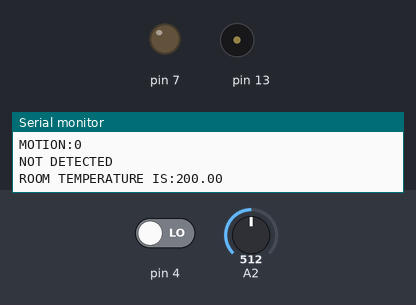
The sketch below on a simulated Arduino Uno, built with avr-gcc and run on an emulated ATmega328P. Parts: output pins drawn as LEDs (lit = HIGH), buzzer (waves = sounding), the last lines printed to the serial monitor. The inputs (shaded band) are chosen by the test bench; at power-on: pin 4 LOW, A2 = 512.

Above: at 7.8 s.
7.9 s: pin 4 driven HIGH
At 14.5 s:
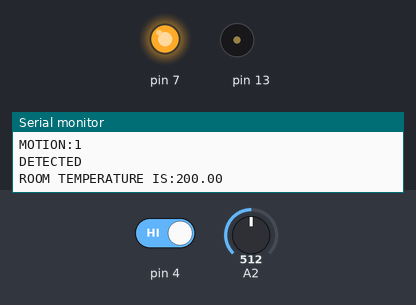
21.9 s: pin 4 driven LOW
At 30.3 s:
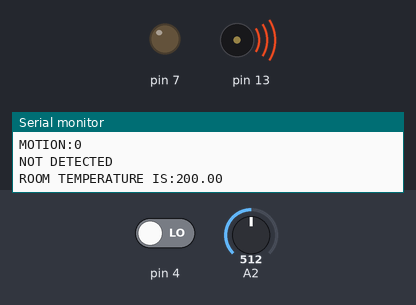
35.9 s: A2 set to 122
43.7 s: A2 set to 160
51.5 s: A2 set to 194
At 60.1 s:
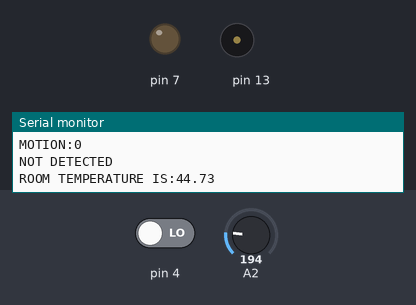
Timing chart, 0 to 63.5 s (numbered marks = the images above; inputs shaded):
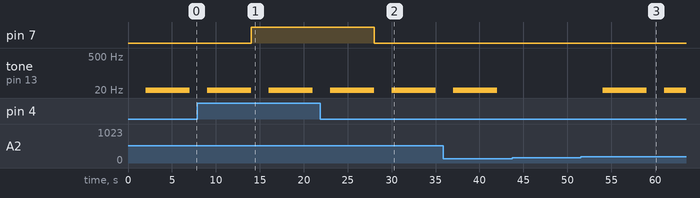

Measured:
- after the input at 7.9 s, pin 7: LOW → HIGH after 6.1 s
- after the input at 21.9 s, pin 7: HIGH → LOW after 6.1 s
- after the input at 51.5 s, tone on pin 13: plays 1 Hz for 1.0 s, 2 Hz for 1.0 s, 3 Hz for 1.0 s, 4 Hz for 1.0 s, 5 Hz for 1.0 s, 1 Hz for 1.0 s … (8 notes in this stretch), starting after 2.5 s
- by itself, tone on pin 13: plays 1 Hz for 1.0 s, 2 Hz for 1.0 s, 3 Hz for 1.0 s, 4 Hz for 1.0 s, 5 Hz for 1.0 s, 1 Hz for 1.0 s … (10 notes in this stretch)

The sketch:

Home_automation.ino
```cpp
// C++ code
//
void setup()
{
  Serial.begin(9600);
  pinMode(4,INPUT);
  pinMode(7,OUTPUT);
 }

void loop()
{
  // TEMPRATURE SENSOR

  double a=analogRead(A2);
  double v=(((a/1024)*5)-0.5)*100;
  Serial.print("ROOM TEMPERATURE IS:");
  Serial.println(v);
  delay(1000);

  // Buzzer for Temperature sensor

  if(v>=37)
  {
  for (int i=0; i<=5 ; i=i+1)
  {
     tone(13,i);
     delay(1000);
     noTone(13);
  }
  }

  // PIR SENSOR

    int B=digitalRead(4);
    Serial.print("MOTION:");
    Serial.println(B);

  if(B==1)

  {

  Serial.println("DETECTED");
  digitalWrite(7,HIGH);

  }
  else

  {

  Serial.println("NOT DETECTED");
  digitalWrite(7,LOW);

  }
}
```
